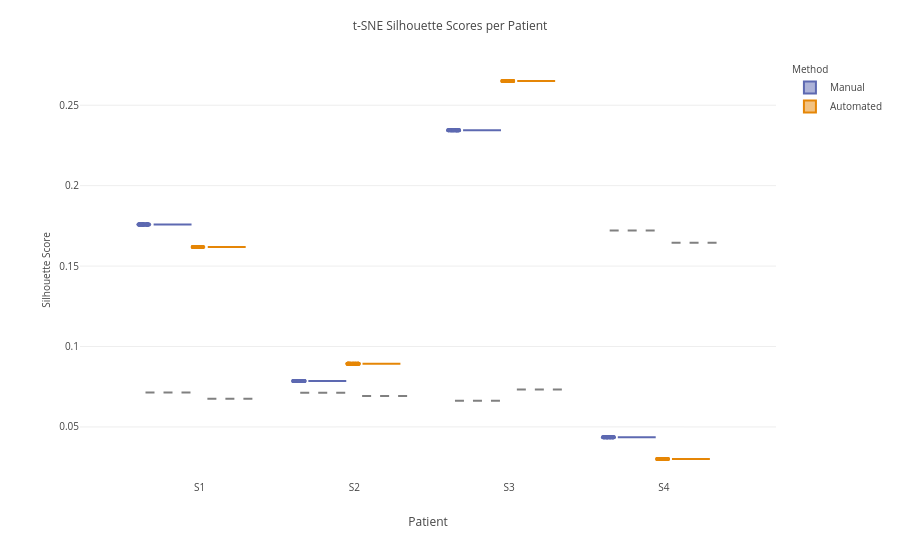

Notebook code for this chart:
### Code cell
import plotly.express as px
import plotly.graph_objects as go
sns.reset_defaults()


# extract True and Chance subsets
true_df = silscor_dfmelted_tr_ch[silscor_dfmelted_tr_ch['Silhouette Level'] == 'True Distribution']
chance_df = silscor_dfmelted_tr_ch[silscor_dfmelted_tr_ch['Silhouette Level'] == 'Chance Distribution']

# compute mean chance silhouette score per Patient × Method
chance_means = chance_df.groupby(['Patient', 'Method'], as_index=False)['Silhouette Score'].mean()

# main plot — true scores only
fig = px.box(
    true_df,
    x='Patient',
    y='Silhouette Score',
    color='Method',
    points='all',
    boxmode='group',
    color_discrete_map=colorsmap,
    hover_name='Patient',
    hover_data=['Patient', 'Method', 'Iteration', 'Silhouette Score'],
    category_orders=orderforplot
    
)

fig.update_traces(marker=dict(size=4, opacity=0.9), jitter=0.3, boxmean=False)

# map each (Patient, Method) combo to x coordinate
x_coords = {p: i for i, p in enumerate(true_df['Patient'].unique())}
method_offset = {'Manual': -0.2, 'Automated': 0.2}  # horizontal shift for group boxes

# add horizontal chance lines beneath each box
for _, row in chance_means.iterrows():
    patient = row['Patient']
    method = row['Method']
    chance_val = row['Silhouette Score']
    x = x_coords[patient] + method_offset[method]

    fig.add_shape(
        type="line",
        x0=x - 0.15,
        x1=x + 0.15,
        y0=chance_val,
        y1=chance_val,
        line=dict(color="gray", dash="dash"),
        xref="x",
        yref="y"
    )

mm_to_px = 3.78
fig.update_layout(
    title=dict(text="t-SNE Silhouette Scores per Patient", font=dict(size=12)),
    boxmode="group",
    yaxis_title=dict(text="Silhouette Score", font=dict(size=10)),
    xaxis_title="Patient",
    legend_title=dict(text="Method", font=dict(size=10)),
    font=dict(size=10))
fig.write_image("../figures/figure3/manualvsautomated_TSNEsilhouetteAllpatientsphonChancePlotly.svg", format='svg', scale=3)
fig.show()

### Figure 1 — Plotly figure (JSON) as saved in the notebook; plotly's stock layout.template omitted (floating-point values rounded to 4 significant figures; data arrays with more than 128 entries replaced by an {"elided": "..."} marker saying what was removed)
{"data": [{"alignmentgroup": "True", "boxmean": false, "boxpoints": "all", "customdata": {"elided": "200x2 mixed values"}, "hovertemplate": "<b>%{hovertext}</b><br><br>Method=%{customdata[0]}<br>Patient=%{x}<br>Silhouette Score=%{y}<br>Iteration=%{customdata[1]}<extra></extra>", "hovertext": {"elided": "200 str values"}, "jitter": 0.3, "legendgroup": "Manual", "marker": {"color": "rgb(93, 105, 177)", "opacity": 0.9, "size": 4}, "name": "Manual", "notched": false, "offsetgroup": "Manual", "orientation": "v", "showlegend": true, "type": "box", "x": {"elided": "200 str values"}, "x0": " ", "xaxis": "x", "y": {"elided": "200 float values"}, "y0": " ", "yaxis": "y"}, {"alignmentgroup": "True", "boxmean": false, "boxpoints": "all", "customdata": {"elided": "200x2 mixed values"}, "hovertemplate": "<b>%{hovertext}</b><br><br>Method=%{customdata[0]}<br>Patient=%{x}<br>Silhouette Score=%{y}<br>Iteration=%{customdata[1]}<extra></extra>", "hovertext": {"elided": "200 str values"}, "jitter": 0.3, "legendgroup": "Automated", "marker": {"color": "rgb(229, 134, 6)", "opacity": 0.9, "size": 4}, "name": "Automated", "notched": false, "offsetgroup": "Automated", "orientation": "v", "showlegend": true, "type": "box", "x": {"elided": "200 str values"}, "x0": " ", "xaxis": "x", "y": {"elided": "200 float values"}, "y0": " ", "yaxis": "y"}], "layout": {"boxmode": "group", "font": {"size": 10}, "legend": {"title": {"font": {"size": 10}, "text": "Method"}, "tracegroupgap": 0}, "margin": {"t": 60}, "shapes": [{"line": {"color": "gray", "dash": "dash"}, "type": "line", "x0": 2.05, "x1": 2.35, "xref": "x", "y0": 0.0732, "y1": 0.0732, "yref": "y"}, {"line": {"color": "gray", "dash": "dash"}, "type": "line", "x0": 1.65, "x1": 1.95, "xref": "x", "y0": 0.06623, "y1": 0.06623, "yref": "y"}, {"line": {"color": "gray", "dash": "dash"}, "type": "line", "x0": 1.05, "x1": 1.35, "xref": "x", "y0": 0.06916, "y1": 0.06916, "yref": "y"}, {"line": {"color": "gray", "dash": "dash"}, "type": "line", "x0": 0.65, "x1": 0.95, "xref": "x", "y0": 0.07127, "y1": 0.07127, "yref": "y"}, {"line": {"color": "gray", "dash": "dash"}, "type": "line", "x0": 3.05, "x1": 3.35, "xref": "x", "y0": 0.1645, "y1": 0.1645, "yref": "y"}, {"line": {"color": "gray", "dash": "dash"}, "type": "line", "x0": 2.65, "x1": 2.95, "xref": "x", "y0": 0.1721, "y1": 0.1721, "yref": "y"}, {"line": {"color": "gray", "dash": "dash"}, "type": "line", "x0": 0.05, "x1": 0.35, "xref": "x", "y0": 0.0675, "y1": 0.0675, "yref": "y"}, {"line": {"color": "gray", "dash": "dash"}, "type": "line", "x0": -0.35, "x1": -0.05, "xref": "x", "y0": 0.07141, "y1": 0.07141, "yref": "y"}], "title": {"font": {"size": 12}, "text": "t-SNE Silhouette Scores per Patient"}, "xaxis": {"anchor": "y", "categoryarray": ["S1", "S2", "S3", "S4"], "categoryorder": "array", "domain": [0, 1], "title": {"text": "Patient"}}, "yaxis": {"anchor": "x", "domain": [0, 1], "title": {"font": {"size": 10}, "text": "Silhouette Score"}}}}
